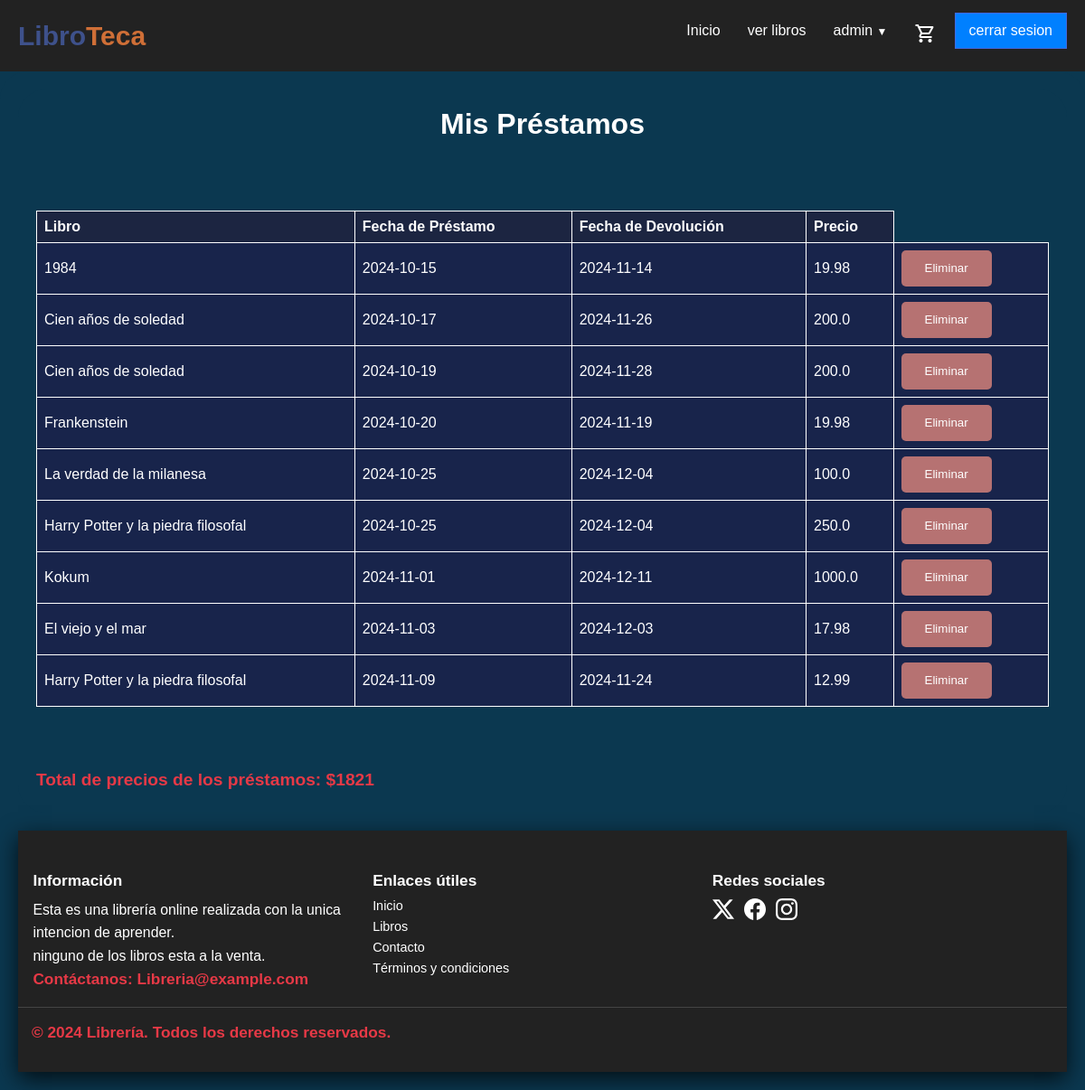
The page /mis-prestamos (signed in) on the database its author committed.
### models/controladordatabase.py (models this page shows, shortened)
class Prestamo(db.Model):
    __tablename__ = 'Prestamo'
    id = db.Column(db.Integer, primary_key=True)
    id_libro = db.Column(db.Integer, db.ForeignKey('Libros.id'), nullable=False)
    id_usuario = db.Column(db.Integer, db.ForeignKey('Usuario.id'), nullable=False)
    fecha_prestamo = db.Column(db.Text, nullable=False, default=date.today)
    fecha_devolucion = db.Column(db.Text, nullable=True)
    precio_final = db.Column(db.Float, nullable=False)

class Libros(db.Model):
    __tablename__ = 'Libros'
    id = db.Column(db.Integer, primary_key=True)
    titulo = db.Column(db.String(100), nullable=False)
    descripcion = db.Column(db.Text, nullable=True)
    fecha_emision = db.Column(db.Text, nullable=False, default=date.today)
    stock = db.Column(db.Integer, nullable=False)
    precio = db.Column(db.Float, nullable=False)
    precio_alquiler = db.Column(db.Float, nullable=True)
    img = db.Column(db.String(200), nullable=True, default="sinimagen.jpg")
    id_autor = db.Column(db.Integer, db.ForeignKey('Autores.id'), nullable=False)
    id_genero = db.Column(db.Integer, db.ForeignKey('Generos.id'), nullable=False)
    id_editorial = db.Column(db.Integer, db.ForeignKey('Editorial.id'), nullable=True)
    isbn = db.Column(db.String(13), unique=True, nullable=True)
    idioma = db.Column(db.String(50), nullable=True)
    edicion = db.Column(db.String(50), nullable=True)
    paginas = db.Column(db.Integer, nullable=True)
    fecha_publicacion = db.Column(db.Text, nullable=True,  default=date.today)
    formato = db.Column(db.Enum('Tapa dura', 'Tapa blanda', 'eBook', 'Audiolibro', 'Otro'), nullable=True)
    calificacion_promedio = db.Column(db.Float, nullable=True, default=0.0)
    prestamos = db.relationship('Prestamo', backref='libro', lazy=True)
    comentarios = db.relationship('Comentario', backref='libro', lazy=True)

### routes/prestamo.py (the view)
@prestamos.route('/mis-prestamos')
@login_required
def listar_prestamos():
    usuario_id = Usuario.query.filter_by(nombre=session['nombre']).first().id
    prestamos = db.session.query(Prestamo, Libros).join(Libros, Prestamo.id_libro == Libros.id).filter(Prestamo.id_usuario == usuario_id).all()
    total_precios = round(sum([prestamo.precio_final for prestamo, _ in prestamos]))
    return render_template('prestamos/listar.html', prestamos=prestamos, total_precios=total_precios)

### routes/login.py (called while the page is built)
def login_required(f):
    @wraps(f)
    def decorated_function(*args, **kwargs):
        if "nombre" not in session:
            flash("Por favor, inicia sesión para acceder a esta página.")
            return redirect(url_for('user.index_login'))
        return f(*args, **kwargs)
    return decorated_function

### templates/prestamos/listar.html (shortened to what this page needs)
{% extends 'layout.html' %}
{% block content %}<body>
    <main id="main" class="flexbox-col">
    <h1>Mis Préstamos</h1>
    <table>
        <thead>
            <tr>
                <th>Libro</th>
                <th>Fecha de Préstamo</th>
                <th>Fecha de Devolución</th>
                <th>Precio</th>
            </tr>
        </thead>
        <tbody>
            {% for prestamo, libro in prestamos %}
            <tr>
                <td data-label="Libro">{{ prestamo.libro.titulo }}</td>
                <td data-label="Fecha Prestamo">{{ prestamo.fecha_prestamo }}</td>
                <td data-label="Fecha Devolucion">{{ prestamo.fecha_devolucion if prestamo.fecha_devolucion else 'Pendiente' }}</td>
                <td data-label="Precio">{{ prestamo.precio_final }}</td>
                <td><form action="{{ url_for('prestamos.eliminar_prestamo', id=prestamo.id) }}" method="post" style="display:inline;">
                    <button style="width: 100px; height: 40px; background-color: rgb(182, 114, 114);" type="submit" onclick="return confirm('¿Estás seguro de que deseas eliminar este préstamo?');">Eliminar</button>
                </form></td>
            </tr>
            {% endfor %}
        </tbody>
    </table>
    <p><strong style="color: #e63946;">Total de precios de los préstamos: ${{ total_precios }}</strong></p>
    </main>
    {% endblock %}

### static/css/tabla.css (style rules this page uses)
table { margin: 0 0 0 0; width: 100%; border-collapse: collapse; }
th, td { border: 1px solid #ffffff; padding: 8px; text-align: left; color: #ffffff; background-color: #18244b; }
th { background-color: var(--color-azul-marino); }
h1 { font-size: 2rem; color: #fff; }

### static/css/navbar.css (style rules this page uses)
* { box-sizing: border-box; padding: 0; margin: 0; }
#main { background-color: rgb(54, 54, 54); min-height: 100vh; }
body { font-family: sans-serif; font-size: 16px; }

### static/css/login.css (style rules this page uses)
:root { --color-azul: #0b3850; --color-azul-marino: #1C2541; --color-gris-claro: #E0E0E0; --color-blanco: #FFFFFF; --color-gris-oscuro: #333333; --color-naranja: #F4A261; --color-naranja-oscuro: #cf6f37; --primary: 237, 94%, 81%; --background: 266, 16%, 92%; --background-secondary: 256, 12%, 12%; --background-secondary-dark: 256, 10%, 10%; --background-secondary-light: 257, 11%, 16%; --text-primary: 0, 0%, 0%; --black: 0, 0%, 0%; --white: 0, 0%, 100%; --quite-gray: 0, 0%, 50%; --grooble: 10, 28%, 93%; --heading-large: 5.6rem; --heading-medium: 3.6rem; --heading-small: 2.4rem; --paragraph: 1.11rem; --navbar-buttons: 2.4rem; --transition-main: .175, .685, .32; --font-main: "Poppins"; }

### static/css/detalles.css (style rules this page uses)
* { margin: 0; padding: 0; box-sizing: border-box; }
body { background-color: var(--color-azul); }
main#main { display: flex; flex-direction: column; align-items: center; padding: 20px; gap: 20px; max-width: 1350px; margin: 0 auto; background-color: var(--color-azul); }
main#main h1 { font-size: 2em; margin-bottom: 10px; color: #ffffff; text-align: center; }
main#main p { font-size: 1.1em; color: #ffffff; line-height: 1.6; text-align: left; width: 100%; }
main#main p strong { color: #0080ff; margin-right: 5px; }
main#main p:last-child { font-size: 1.2em; font-weight: bold; color: #e63946; }
#main { display: flex; justify-content: space-between; align-items: flex-start; background-color: var(--color-azul-marino); width: 100%; border-radius: 30px; padding: 20px; gap: 20px; }
button { background-color: #4c00ff; border: none; padding: 10px 20px; border-radius: 10px; cursor: pointer; color: white; }

### static/css/carousel.css (style rules this page uses)
form { margin-top: 20px; display: flex; flex-direction: column; gap: 10px; }
button { background-color: #28a745; color: white; padding: 10px 15px; border: none; border-radius: 5px; cursor: pointer; }

### rows shown on the page
Prestamo: libro.titulo "1984", fecha_prestamo "2024-10-15", fecha_devolucion "2024-11-14", precio_final "19.98"
Prestamo: libro.titulo "Cien años de soledad", fecha_prestamo "2024-10-17", fecha_devolucion "2024-11-26", precio_final "200.0"
Prestamo: libro.titulo "Cien años de soledad", fecha_prestamo "2024-10-19", fecha_devolucion "2024-11-28", precio_final "200.0"
Prestamo: libro.titulo "Frankenstein", fecha_prestamo "2024-10-20", fecha_devolucion "2024-11-19", precio_final "19.98"
Prestamo: libro.titulo "La verdad de la milanesa", fecha_prestamo "2024-10-25", fecha_devolucion "2024-12-04", precio_final "100.0"
Prestamo: libro.titulo "Harry Potter y la piedra filosofal", fecha_prestamo "2024-10-25", fecha_devolucion "2024-12-04", precio_final "250.0"
Prestamo: libro.titulo "Kokum", fecha_prestamo "2024-11-01", fecha_devolucion "2024-12-11", precio_final "1000.0"
Prestamo: libro.titulo "El viejo y el mar", fecha_prestamo "2024-11-03", fecha_devolucion "2024-12-03", precio_final "17.98"
Prestamo: libro.titulo "Harry Potter y la piedra filosofal", fecha_prestamo "2024-11-09", fecha_devolucion "2024-11-24", precio_final "12.99"

### other values the page prints
{{ total_precios }} "1821"
